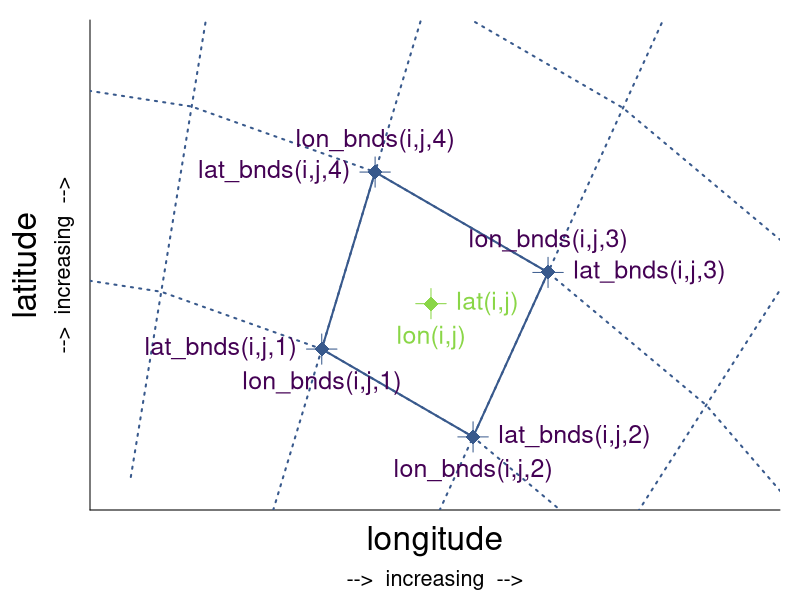

This figure's R source:
# define lat and lon
lon = 10:10
lat = 54:54

# sphere with radius and lon-center and lat-center
radius_grid_lower = 6
radius_grid_low = 7
radius_cell = c(7.5, 7.5, 7.5, 8.5)
radius_grid_high = 8
radius_grid_higher = 9
radius_grid_evenhigher = 10
clon =  7.0
clat = 47.1

## angles center
# 56, 65, 74
## angles bnds
# 51.5, 60.5, 69.5, 78.5

angles_cell = c(56, 65, 74, 65)
angles_grid = c(42.5, 51.5, 60.5, 69.5, 78.5, 87.5)
pi = 3.14
# grid lines above grid cells
ulon_grid_lower = radius_grid_lower * cos(angles_grid/180*pi) + clon
ulat_grid_lower = radius_grid_lower * sin(angles_grid/180*pi) + clat
ulon_grid_low = radius_grid_low * cos(angles_grid/180*pi) + clon
ulat_grid_low = radius_grid_low * sin(angles_grid/180*pi) + clat
# grid cell center coordinates
ulon_cell = radius_cell * cos(angles_cell/180*pi) + clon
ulat_cell = radius_cell * sin(angles_cell/180*pi) + clat
# grid lines below grid cells
ulon_grid_high = radius_grid_high * cos(angles_grid/180*pi) + clon
ulat_grid_high = radius_grid_high * sin(angles_grid/180*pi) + clat
ulon_grid_higher = radius_grid_higher * cos(angles_grid/180*pi) + clon
ulat_grid_higher = radius_grid_higher * sin(angles_grid/180*pi) + clat
ulon_grid_evenhigher = radius_grid_evenhigher * cos(angles_grid/180*pi) + clon
ulat_grid_evenhigher = radius_grid_evenhigher * sin(angles_grid/180*pi) + clat
# radial grid lines
rlon_grid = rbind(ulon_grid_lower, ulon_grid_low, ulon_grid_high, ulon_grid_higher, ulon_grid_evenhigher, NA)
rlat_grid = rbind(ulat_grid_lower, ulat_grid_low, ulat_grid_high, ulat_grid_higher, ulat_grid_evenhigher, NA)


lon_bnds = (10:11) - 0.5
lat_bnds = (54:55) - 0.5

dlon_solid = 0.4
dlat_solid = 0.4
dlon_dot = 1.4
dlat_dot = 0.6
dlon_text1 = 0.1
dlat_text1 = 0.08
dlon_max = 1.8
dlat_max = 0.8

nlon = length(lon)
nlat = length(lat)


# colors
col_grid_draw = '#38598CFF'
col_grid_text = '#440154FF'
col_cell_draw = '#8AD647FF'
col_cell_text = '#8AD647FF'


# write plot to file
png('pics/case_2D_c.png', width = 7, height = 5.2, units='in', res = 300)
# pdf('pics/case_1D.pdf', width = 7, height = 5.2, paper='special')
par(mar = c(4.5, 4.5, 1, 1))


# create base plot
plot(c(ulon_cell[2]), c(ulat_cell[2]),
     xlab = ' ', ylab = '',
     xlim = c(lon_bnds[1] - dlon_dot, lon_bnds[nlon+1] + dlon_max),
     ylim = c(lat_bnds[1] - dlat_dot, lat_bnds[nlat+1] + dlat_max),
     xaxt = 'n', yaxt = 'n',
     bty = 'n', type = 'n')
axis(1, at = c(0, 360))
axis(2, at = c(0, 360))
mtext('longitude', 1, line = +1.2, cex = 2)
mtext('-->  increasing  -->', 1, line = +3, cex = 1.3)
mtext('latitude', 2, line = 2.5, cex = 2)
mtext('-->  increasing  -->', 2, line = 0.8, cex = 1.3)


# add grid ----
# grid lines, solid
lines(ulon_grid_low, ulat_grid_low, col = col_grid_draw, lwd = 2, lty = 'dotted')
lines(ulon_grid_high, ulat_grid_high, col = col_grid_draw, lwd = 2, lty = 'dotted')
lines(ulon_grid_higher, ulat_grid_higher, col = col_grid_draw, lwd = 2, lty = 'dotted')
lines(rlon_grid, rlat_grid, col = col_grid_draw, lwd = 2, lty = 'dotted')

# grid lines, solid
lines(ulon_grid_low[3:4], ulat_grid_low[3:4], col = col_grid_draw, lwd = 2)
lines(ulon_grid_high[3:4], ulat_grid_high[3:4], col = col_grid_draw, lwd = 2)
lines(rlon_grid[c(2:3,6),3:4], rlat_grid[c(2:3,6),3:4], col = col_grid_draw, lwd = 2)

# lines through grid intersection points
# lines(c(ulon_grid_low[4], ulon_grid_low[4]), c(ulat_grid_low[4] - dlat_text1, ulat_grid_low[4] + dlat_text1), col = col_grid_draw)
# lines(c(ulon_grid_low[4] - dlon_text1, ulon_grid_low[4] + dlon_text1), c(ulat_grid_low[4], ulat_grid_low[4]), col = col_grid_draw)
lines(rbind(ulon_grid_low[3:4], ulon_grid_low[3:4], NA), rbind(ulat_grid_low[3:4] - dlat_text1, ulat_grid_low[3:4] + dlat_text1, NA), col = col_grid_draw)
lines(rbind(ulon_grid_low[3:4] - dlon_text1, ulon_grid_low[3:4] + dlon_text1, NA), rbind(ulat_grid_low[3:4], ulat_grid_low[3:4], NA), col = col_grid_draw)
lines(rbind(ulon_grid_high[3:4], ulon_grid_high[3:4], NA), rbind(ulat_grid_high[3:4] - dlat_text1, ulat_grid_high[3:4] + dlat_text1, NA), col = col_grid_draw)
lines(rbind(ulon_grid_high[3:4] - dlon_text1, ulon_grid_high[3:4] + dlon_text1, NA), rbind(ulat_grid_high[3:4], ulat_grid_high[3:4], NA), col = col_grid_draw)

# dots on grid intersection
points(ulon_grid_low[3:4], ulat_grid_low[3:4], pch = 18, cex = 2, col = col_grid_draw)
points(ulon_grid_high[3:4], ulat_grid_high[3:4], pch = 18, cex = 2, col = col_grid_draw)


# lines through grid cell center
lines(c(ulon_cell[2], ulon_cell[2]), c(ulat_cell[2] - dlat_text1, ulat_cell[2] + dlat_text1), col = col_cell_draw)
lines(c(ulon_cell[2] - dlon_text1, ulon_cell[2] + dlon_text1), c(ulat_cell[2], ulat_cell[2]), col = col_cell_draw)

# dots in the grid cell center
points(ulon_cell[2], ulat_cell[2], pch = 18, cex = 2, col = col_cell_draw)


# add text ----
# bnds
text(ulon_grid_low[4], ulat_grid_low[4] - dlat_text1, 'lon_bnds(i,j,1)', col = col_grid_text, cex = 1.5, pos = 1)
text(ulon_grid_low[4] - dlon_text1, ulat_grid_low[4], 'lat_bnds(i,j,1)', col = col_grid_text, cex = 1.5, pos = 2)
text(ulon_grid_low[3], ulat_grid_low[3] - dlat_text1, 'lon_bnds(i,j,2)', col = col_grid_text, cex = 1.5, pos = 1)
text(ulon_grid_low[3] + dlon_text1, ulat_grid_low[3], 'lat_bnds(i,j,2)', col = col_grid_text, cex = 1.5, pos = 4)
text(ulon_grid_high[3], ulat_grid_high[3] + dlat_text1, 'lon_bnds(i,j,3)', col = col_grid_text, cex = 1.5, pos = 3)
text(ulon_grid_high[3] + dlon_text1, ulat_grid_high[3], 'lat_bnds(i,j,3)', col = col_grid_text, cex = 1.5, pos = 4)
text(ulon_grid_high[4], ulat_grid_high[4] + dlat_text1, 'lon_bnds(i,j,4)', col = col_grid_text, cex = 1.5, pos = 3)
text(ulon_grid_high[4] - dlon_text1, ulat_grid_high[4], 'lat_bnds(i,j,4)', col = col_grid_text, cex = 1.5, pos = 2)

# grid cell center
text(ulon_cell[2], ulat_cell[2] - dlat_text1, 'lon(i,j)', col = col_cell_text, cex = 1.5, pos = 1)
text(ulon_cell[2] + dlon_text1, ulat_cell[2], 'lat(i,j)', col = col_cell_text, cex = 1.5, pos = 4)


# close picture output device
dev.off()

